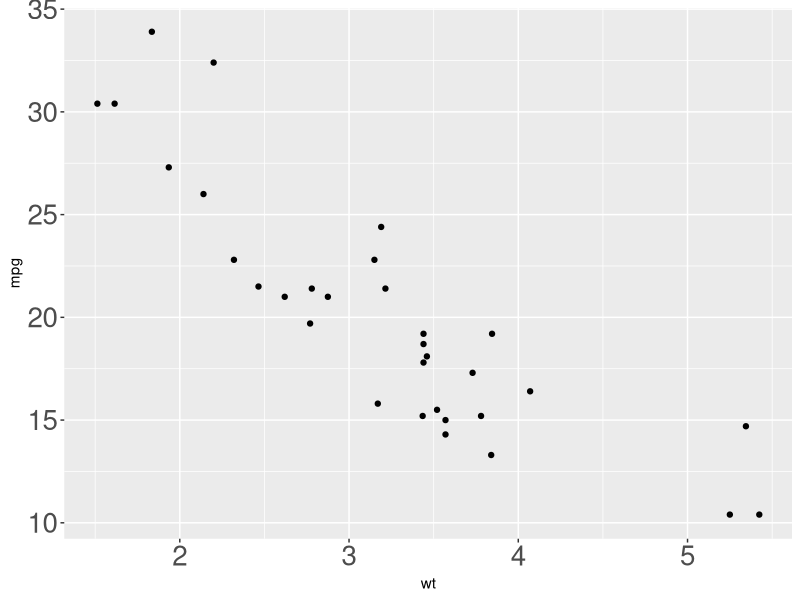
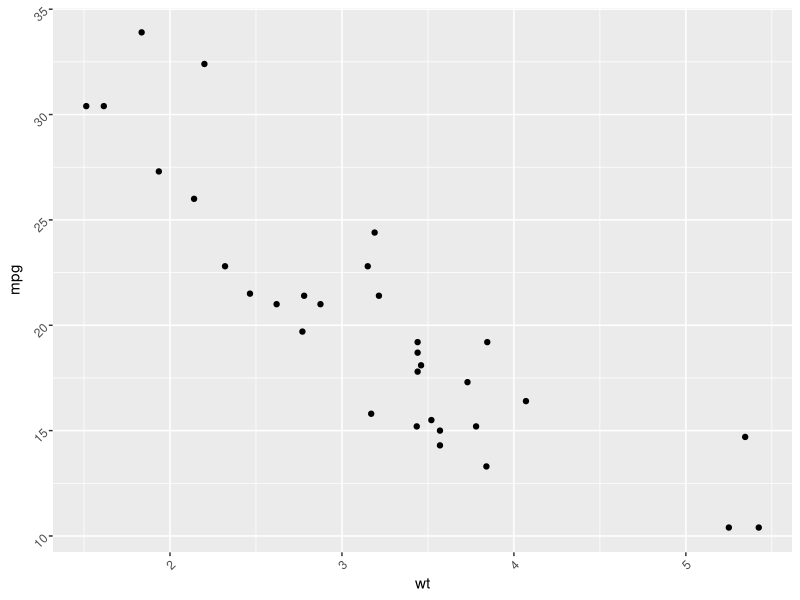
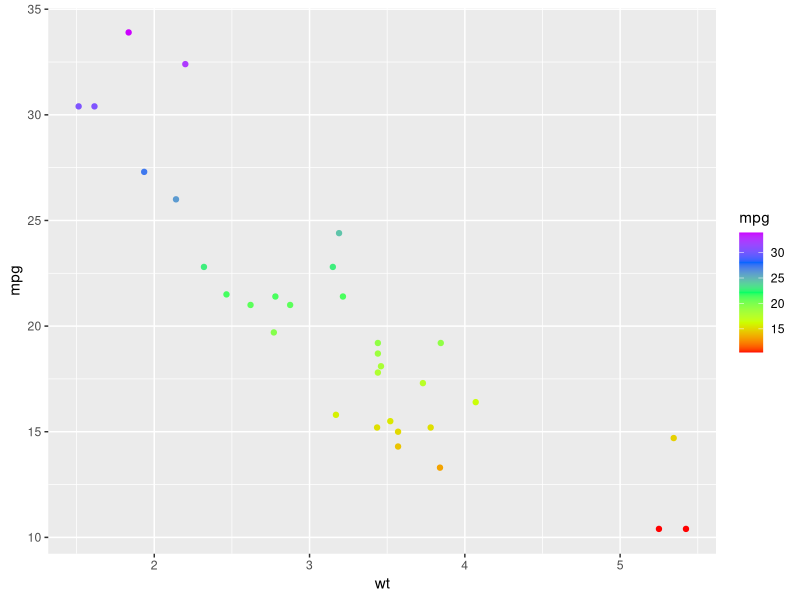
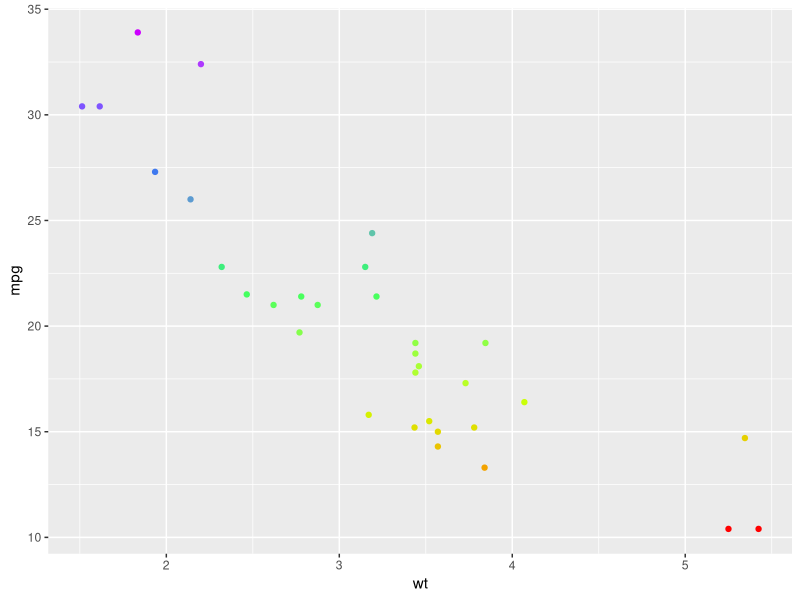
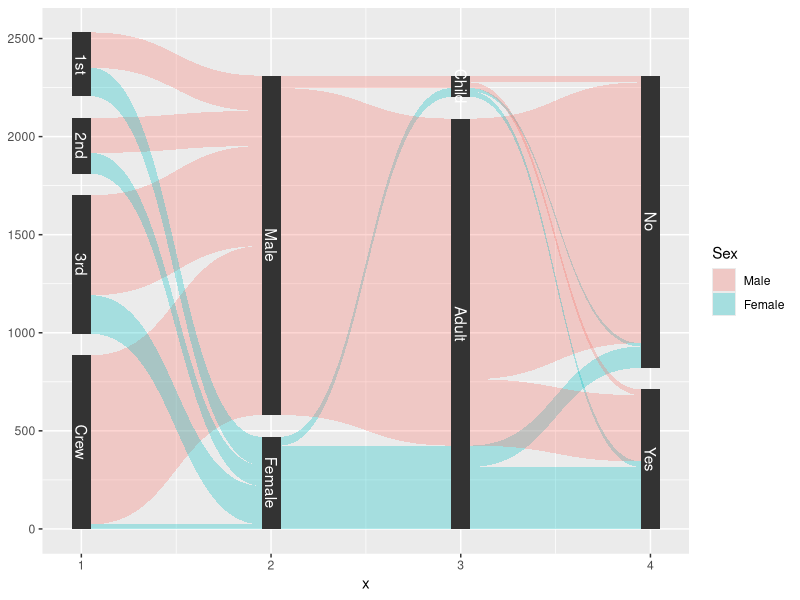
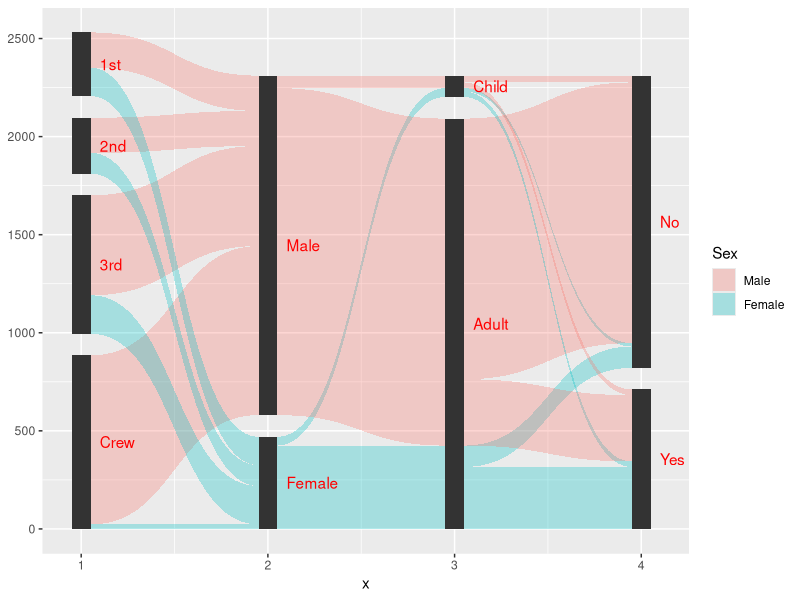

Source code (R) for these figures, in order:
## ---- chunk 1
knitr::opts_chunk$set(echo = TRUE)
## ---- chunk 2
library(ggplot2)
## ---- chunk 3
#change axis text size
ggplot(mtcars, aes(x=wt, y=mpg)) + geom_point() + theme(axis.text.x = element_text(size=20), axis.text.y = element_text(size=20))

#change axis text direction
ggplot(mtcars, aes(x=wt, y=mpg)) + geom_point() + theme(axis.text.x = element_text(angle=45, hjust=1), axis.text.y = element_text(angle=45, hjust=1))

## ---- chunk 4
#change break values in color legend by something like pretty
ggplot(mtcars, aes(x=wt, y=mpg, color=mpg)) + geom_point() + scale_color_gradientn(colours = rainbow(5), breaks = pretty(mtcars$mpg, n=5))

#scale with log transformation and pretty breaks
ggplot(mtcars, aes(x=wt, y=mpg, color=mpg)) + geom_point() + scale_color_gradientn(colours = rainbow(5), breaks = pretty(log(mtcars$mpg), n=5))


## ---- chunk 5
library(ggforce)

example(gather_set_data)
example(geom_parallel_sets)


